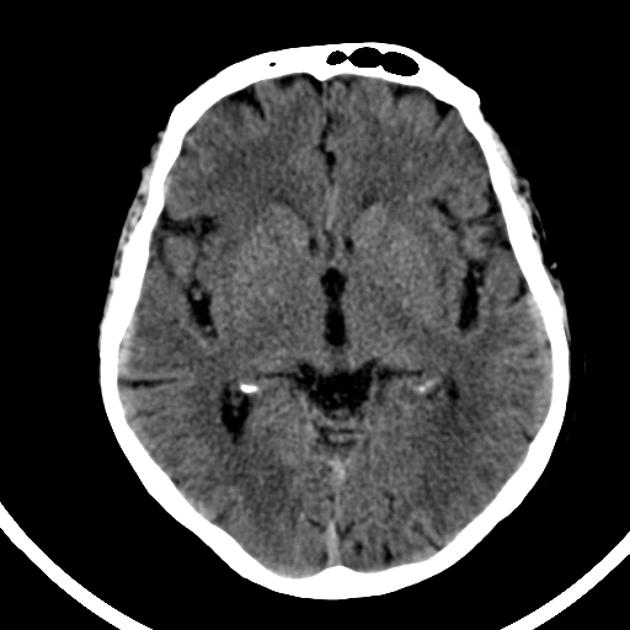
#> input picture Sample_Images/sample1.jpg, 630 x 630 px
$ jupyter execute 'Sample GLCM Extraction.ipynb'   (older library calls are emulated)
#> lines starting #> are read from the running program, lines starting #| are printed output that depends on the picture; long printed decimals are rounded
# Sample Code for understanding GLCM Feature Extraction

[cell 1]
import matplotlib.pyplot as plt
from skimage.feature import greycomatrix, greycoprops
from skimage import io
import cv2
import numpy as np

[cell 2]
PATCH_SIZE = 35

image = io.imread('Sample_Images/sample1.jpg')
#> image is the input picture: shape (630, 630, 3); min 0, max 255, mean 60.7
plt.imshow(image, cmap='gray')

[cell 3]
#Convert Image to a 2D array
image = cv2.cvtColor(image,cv2.COLOR_BGR2GRAY)
#> image: shape (630, 630)
print(image.shape)
#| (630, 630)

[cell 4]
GLCM = greycomatrix(image, [1], [0, np.pi/4, np.pi/2, 3*np.pi/4])
a= greycoprops(GLCM, 'energy')[0, 0]
#> a = 0.455
print('Energy = ',a)
#| Energy =  0.4555

[cell 5]
# select some patches from Brain areas of the image
cell_locations = [(200, 250), (200, 400), (450, 200), (450, 450)]
cell_patches = []
for loc in cell_locations:
    cell_patches.append(image[loc[0]:loc[0] + PATCH_SIZE,
                               loc[1]:loc[1] + PATCH_SIZE])
#> after the loop, cell_patches = 4 items

# select some patches from Outer areas of the image
scratch_locations = [(50, 50), (50, 500), (550, 200), (550, 500)]
scratch_patches = []
for loc in scratch_locations:
    scratch_patches.append(image[loc[0]:loc[0] + PATCH_SIZE,
                             loc[1]:loc[1] + PATCH_SIZE])
#> after the loop, scratch_patches = 4 items

[cell 6]
# Calculating GLCM features for the image patches
diss_sim = []
corr = []
homogen = []
energy = []
contrast = []
for patch in (cell_patches + scratch_patches):
    glcm = greycomatrix(patch, distances=[5], angles=[0], levels=256,
                        symmetric=True, normed=True)
    diss_sim.append(greycoprops(glcm, 'dissimilarity')[0, 0]) #[0,0] to convert array to value
    corr.append(greycoprops(glcm, 'correlation')[0, 0])
    homogen.append(greycoprops(glcm, 'homogeneity')[0, 0])
    energy.append(greycoprops(glcm, 'energy')[0, 0])
    contrast.append(greycoprops(glcm, 'contrast')[0, 0])
#> this loop made 8 passes
#> after the loop, contrast = [384.3, 250.1, 325.9, 151.6, 0, 0, 4804.1, 0]; corr = [0.356, 0.301, 0.173, 0.313, 1, 1, 0.739, 1]; diss_sim = [15.62, 12.35, 14.5, 9.64, 0, 0, 23.56, 0]; energy = [0.0287, 0.0334, 0.0304, 0.0363, 1, 1, 0.621, 1]; homogen = [0.0612, 0.0891, 0.0686, 0.113, 1, 1, 0.735, 1]

[cell 7]
#PLOTTING for Visualization of points and patches
# create the figure
fig = plt.figure(figsize=(8, 8))

# display original image with locations of patches
ax = fig.add_subplot(3, 2, 1)
ax.imshow(image, cmap=plt.cm.gray,
          vmin=0, vmax=255)
for (y, x) in cell_locations:
    ax.plot(x + PATCH_SIZE / 2, y + PATCH_SIZE / 2, 'gs')
for (y, x) in scratch_locations:
    ax.plot(x + PATCH_SIZE / 2, y + PATCH_SIZE / 2, 'bs')
ax.set_xlabel('Original Image')
ax.set_xticks([])
ax.set_yticks([])
ax.axis('image')

# for each patch, plot (dissimilarity, correlation)
ax = fig.add_subplot(3, 2, 2)
ax.plot(diss_sim[:len(cell_patches)], corr[:len(cell_patches)], 'go',
        label='Cells')
ax.plot(diss_sim[len(cell_patches):], corr[len(cell_patches):], 'bo',
        label='Scratch')
ax.set_xlabel('GLCM Dissimilarity')
ax.set_ylabel('GLCM Correlation')
ax.legend()

# display the image patches
for i, patch in enumerate(cell_patches):
    ax = fig.add_subplot(3, len(cell_patches), len(cell_patches)*1 + i + 1)
    ax.imshow(patch, cmap=plt.cm.gray,
              vmin=0, vmax=255)
    ax.set_xlabel('Cells %d' % (i + 1))
#> this loop made 4 passes

for i, patch in enumerate(scratch_patches):
    ax = fig.add_subplot(3, len(scratch_patches), len(scratch_patches)*2 + i + 1)
    ax.imshow(patch, cmap=plt.cm.gray,
              vmin=0, vmax=255)
    ax.set_xlabel('Scratch %d' % (i + 1))


# display the patches and plot
fig.suptitle('Grey level co-occurrence matrix features', fontsize=14, y=1.05)
plt.tight_layout()
plt.show()
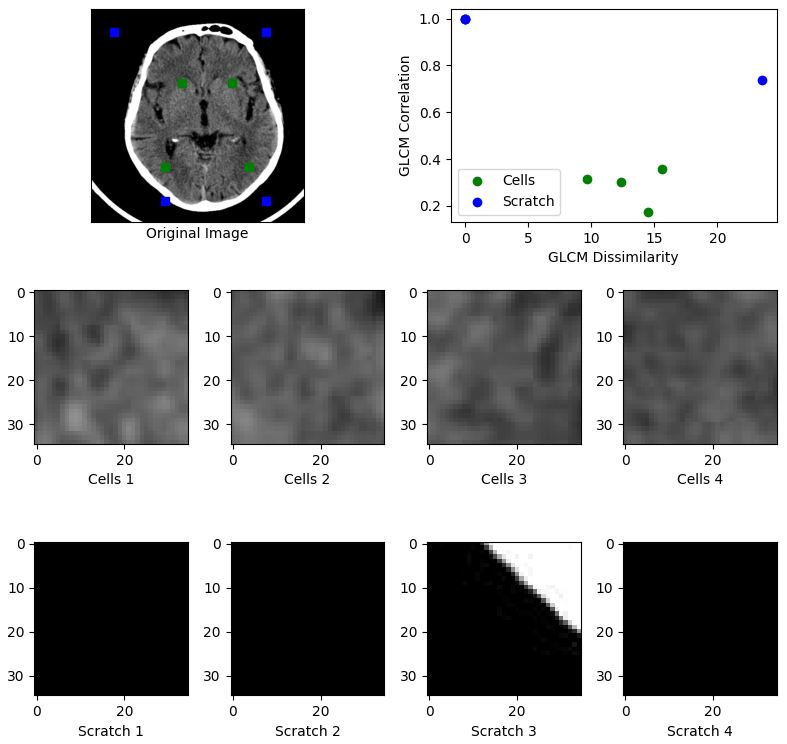
#> figure drawn by matplotlib, 10 panels
